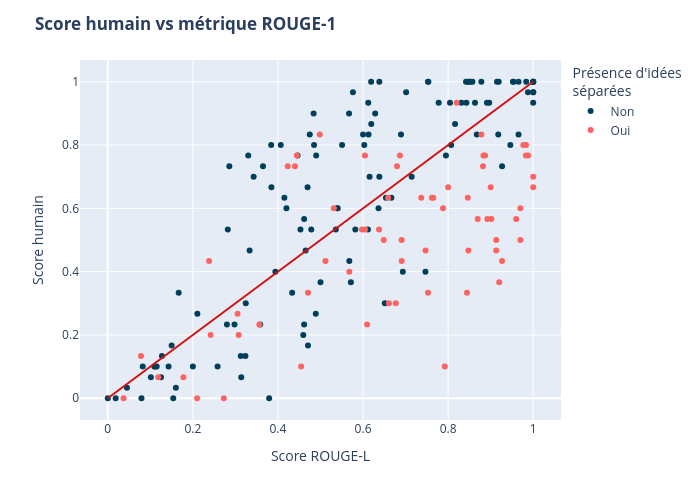

Notebook code for this chart:
### Code cell
# Coloration avec idées séparées
fig = px.scatter(
    df, x="L", y="score_humain", 
    color="pres_idees_inv", color_discrete_sequence=["#ff6361", "#003f5c"]
)
fig.add_shape(       # Ajout de la ligne x = y pour référence
    type="line", x0=0, x1=1, y0=0, y1=1, xref="x", yref="y",
    line=dict(color="#d41010")
)
fig.update_layout(
    title={"text": "<b>Score humain vs métrique ROUGE-L</b>"},
    xaxis_title="Score ROUGE-L", yaxis_title="Score humain", 
    legend_title="Présence d'idées <br>séparées",
    width=700, height=500
)
fig.update_traces(
    hovertemplate =
        "Score ROUGE-L = %{x}<br>" \
        "Score humain = %{y}<extra></extra>"
)
fig.show()
